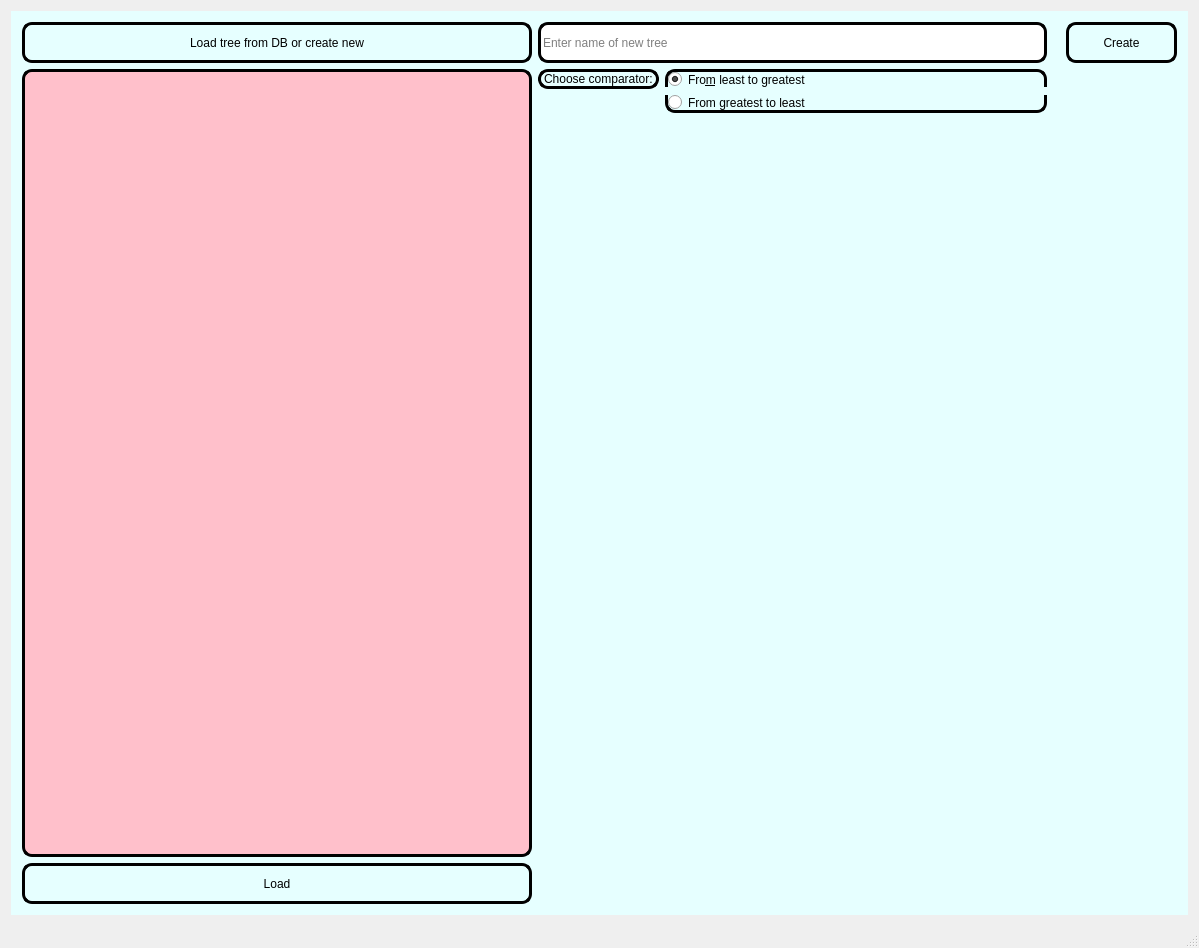
<?xml version="1.0" encoding="UTF-8"?>
<ui version="4.0">
 <class>MainWindow</class>
 <widget class="QMainWindow" name="MainWindow">
  <property name="geometry">
   <rect>
    <x>0</x>
    <y>0</y>
    <width>1199</width>
    <height>948</height>
   </rect>
  </property>
  <property name="windowTitle">
   <string>MainWindow</string>
  </property>
  <widget class="QWidget" name="centralWidget">
   <layout class="QGridLayout" name="gridLayout">
    <item row="0" column="0">
     <widget class="QStackedWidget" name="stackedWidget">
      <property name="styleSheet">
       <string notr="true">#stackedWidget{
background-color:#e6ffff;
}</string>
      </property>
      <property name="currentIndex">
       <number>1</number>
      </property>
      <widget class="QWidget" name="page">
       <layout class="QGridLayout" name="gridLayout_5">
        <item row="1" column="2">
         <widget class="QPushButton" name="RedPill">
          <property name="minimumSize">
           <size>
            <width>571</width>
            <height>271</height>
           </size>
          </property>
          <property name="styleSheet">
           <string notr="true">#RedPill{
background-color: transparent;
border-image: url(:pics/Red.png);
background: none;
border: none;
background-repeat: none;
border-radius:100px;
}

#RedPill:hover{
background-color:red;
}</string>
          </property>
          <property name="text">
           <string/>
          </property>
         </widget>
        </item>
        <item row="1" column="1">
         <spacer name="horizontalSpacer">
          <property name="orientation">
           <enum>Qt::Horizontal</enum>
          </property>
          <property name="sizeHint" stdset="0">
           <size>
            <width>16</width>
            <height>20</height>
           </size>
          </property>
         </spacer>
        </item>
        <item row="2" column="0">
         <widget class="QLabel" name="label_3">
          <property name="text">
           <string>You will use Splay tree</string>
          </property>
          <property name="alignment">
           <set>Qt::AlignHCenter|Qt::AlignTop</set>
          </property>
         </widget>
        </item>
        <item row="1" column="0">
         <widget class="QPushButton" name="BluePill">
          <property name="minimumSize">
           <size>
            <width>561</width>
            <height>271</height>
           </size>
          </property>
          <property name="maximumSize">
           <size>
            <width>561</width>
            <height>271</height>
           </size>
          </property>
          <property name="styleSheet">
           <string notr="true">#BluePill{
background-color: transparent;
border-image: url(:pics/Blue.png);
background: none;
border: none;
background-repeat: none;
border-radius:100%;
}

#BluePill:hover{
	background-color: blue;
}
</string>
          </property>
          <property name="text">
           <string/>
          </property>
         </widget>
        </item>
        <item row="0" column="0">
         <widget class="QLabel" name="label_4">
          <property name="layoutDirection">
           <enum>Qt::LeftToRight</enum>
          </property>
          <property name="text">
           <string>If you take the blue pill</string>
          </property>
          <property name="alignment">
           <set>Qt::AlignBottom|Qt::AlignHCenter</set>
          </property>
         </widget>
        </item>
        <item row="0" column="2">
         <widget class="QLabel" name="label_5">
          <property name="text">
           <string>If you take the red pill</string>
          </property>
          <property name="alignment">
           <set>Qt::AlignBottom|Qt::AlignHCenter</set>
          </property>
         </widget>
        </item>
        <item row="2" column="2">
         <widget class="QLabel" name="label_6">
          <property name="text">
           <string>You will use Red Black tree</string>
          </property>
          <property name="alignment">
           <set>Qt::AlignHCenter|Qt::AlignTop</set>
          </property>
         </widget>
        </item>
       </layout>
      </widget>
      <widget class="QWidget" name="page_2">
       <layout class="QGridLayout" name="gridLayout_6">
        <item row="0" column="3">
         <widget class="QLabel" name="label">
          <property name="text">
           <string/>
          </property>
         </widget>
        </item>
        <item row="6" column="0">
         <widget class="QPushButton" name="LoadButton">
          <property name="minimumSize">
           <size>
            <width>321</width>
            <height>41</height>
           </size>
          </property>
          <property name="styleSheet">
           <string notr="true">#LoadButton{
background-color:transparent;
border-style: solid;
border-width: 3px;
border-radius:10px;
border-color:black;
}

#LoadButton:hover{
background-color:silver;
}

#LoadButton:pressed{
background-color:white;
}</string>
          </property>
          <property name="text">
           <string>Load</string>
          </property>
         </widget>
        </item>
        <item row="0" column="4">
         <widget class="QPushButton" name="CreateNew">
          <property name="minimumSize">
           <size>
            <width>111</width>
            <height>41</height>
           </size>
          </property>
          <property name="styleSheet">
           <string notr="true">#CreateNew{
background-color:transparent;
border-style: solid;
border-width: 3px;
border-radius:10px;
border-color:black;
}

#CreateNew:hover{
background-color:silver;
}

#CreateNew:pressed{
background-color:white;
}
</string>
          </property>
          <property name="text">
           <string>Create</string>
          </property>
         </widget>
        </item>
        <item row="0" column="2">
         <widget class="QLineEdit" name="lineEdit">
          <property name="minimumSize">
           <size>
            <width>291</width>
            <height>41</height>
           </size>
          </property>
          <property name="styleSheet">
           <string notr="true">#lineEdit{
border-width:3px;
border-style:solid;
border-radius:10px;
}

#lineEdit:hover{
border-width:5px;
border-color:red;
}</string>
          </property>
          <property name="text">
           <string/>
          </property>
          <property name="placeholderText">
           <string>Enter name of new tree</string>
          </property>
         </widget>
        </item>
        <item row="1" column="2">
         <layout class="QFormLayout" name="formLayout_4">
          <item row="0" column="0">
           <widget class="QLabel" name="label_2">
            <property name="styleSheet">
             <string notr="true">#label_2{
border-style:solid;
border-width:3px;
border-radius:10px
}</string>
            </property>
            <property name="text">
             <string>Choose comparator:</string>
            </property>
           </widget>
          </item>
          <item row="0" column="1">
           <widget class="QRadioButton" name="Less">
            <property name="styleSheet">
             <string notr="true">#Less{
border-top-style: solid;
border-left-style:solid;
border-right-style:solid;
border-width:3px;
border-color:black;
border-top-right-radius: 10px;
border-top-left-radius:10px;
}
#Less:hover{
border-width:5px;
border-color:red;
}</string>
            </property>
            <property name="text">
             <string>Fro&amp;m least to greatest</string>
            </property>
            <property name="checked">
             <bool>true</bool>
            </property>
           </widget>
          </item>
          <item row="1" column="1">
           <widget class="QRadioButton" name="Greater">
            <property name="styleSheet">
             <string notr="true">#Greater{
border-bottom-style: solid;
border-left-style:solid;
border-right-style:solid;
border-width:3px;
border-color:black;
border-bottom-right-radius: 10px;
border-bottom-left-radius:10px;
}
#Greater:hover{
border-width:5px;
border-color:red;
}</string>
            </property>
            <property name="text">
             <string>From greatest to least</string>
            </property>
           </widget>
          </item>
         </layout>
        </item>
        <item row="1" column="0" rowspan="4">
         <widget class="QListView" name="DBlist">
          <property name="minimumSize">
           <size>
            <width>321</width>
            <height>451</height>
           </size>
          </property>
          <property name="styleSheet">
           <string notr="true">#DBlist{
background-color:pink;
border-style:solid;
border-top-right-radius:10px;
border-top-left-radius:10px;
border-bottom-right-radius:10px;
border-bottom-left-radius:10px;
border-width:3px;
}
</string>
          </property>
         </widget>
        </item>
        <item row="0" column="0">
         <widget class="QLabel" name="label_7">
          <property name="styleSheet">
           <string notr="true">#label_7{
border-style:solid;
border-color:black;
border-radius:10px;
border-width:3px;
}</string>
          </property>
          <property name="text">
           <string>Load tree from DB or create new</string>
          </property>
          <property name="alignment">
           <set>Qt::AlignCenter</set>
          </property>
         </widget>
        </item>
       </layout>
      </widget>
      <widget class="QWidget" name="page_3">
       <layout class="QGridLayout" name="gridLayout_4">
        <item row="0" column="0">
         <widget class="QPushButton" name="Undo">
          <property name="minimumSize">
           <size>
            <width>131</width>
            <height>61</height>
           </size>
          </property>
          <property name="styleSheet">
           <string notr="true">#Undo{
background-color:transparent;
border-style: solid;
border-width: 3px;
border-top-left-radius:10px;
border-top-right-radius:10px;
border-color:black;
}

#Undo:hover{
background-color:silver;
}

#Undo:pressed{
background-color:white;
}</string>
          </property>
          <property name="text">
           <string>&lt;&lt; Undo</string>
          </property>
         </widget>
        </item>
        <item row="0" column="1" rowspan="2" colspan="3">
         <widget class="QTextEdit" name="textEdit">
          <property name="minimumSize">
           <size>
            <width>521</width>
            <height>221</height>
           </size>
          </property>
          <property name="styleSheet">
           <string notr="true">#textEdit{
background: rgb(2,49,36);
color:white;
border-style:solid;
border-top-right-radius:10px;
border-top-left-radius:10px;
border-width:3px;
}
</string>
          </property>
         </widget>
        </item>
        <item row="0" column="4" rowspan="2">
         <widget class="QPushButton" name="SaveButton">
          <property name="minimumSize">
           <size>
            <width>141</width>
            <height>51</height>
           </size>
          </property>
          <property name="styleSheet">
           <string notr="true">#SaveButton{
background-color:transparent;
border-style: solid;
border-width: 3px;
border-top-left-radius:10px;
border-top-right-radius:10px;
border-bottom-left-radius:10px;
border-bottom-right-radius:10px;
border-color:black;
}

#SaveButton:hover{
background-color:silver;
}

#SaveButton:pressed{
background-color:white;
}</string>
          </property>
          <property name="text">
           <string>Save tree to db</string>
          </property>
         </widget>
        </item>
        <item row="1" column="0">
         <widget class="QPushButton" name="Redo">
          <property name="minimumSize">
           <size>
            <width>131</width>
            <height>61</height>
           </size>
          </property>
          <property name="styleSheet">
           <string notr="true">#Redo{
background-color:transparent;
border-style: solid;
border-width: 3px;
border-bottom-left-radius:10px;
border-bottom-right-radius:10px;
border-color:black;
}

#Redo:hover{
background-color:silver;
}

#Redo:pressed{
background-color:white;
}</string>
          </property>
          <property name="text">
           <string>Redo &gt;&gt;</string>
          </property>
         </widget>
        </item>
        <item row="2" column="1">
         <widget class="QPushButton" name="InsertButton">
          <property name="minimumSize">
           <size>
            <width>191</width>
            <height>41</height>
           </size>
          </property>
          <property name="styleSheet">
           <string notr="true">#InsertButton{
background-color:transparent;
border-style: solid;
border-width: 3px;
border-bottom-left-radius:10px;
border-color:black;
}

#InsertButton:hover{
background-color:silver;
}

#InsertButton:pressed{
background-color:white;
}</string>
          </property>
          <property name="text">
           <string>Insert</string>
          </property>
         </widget>
        </item>
        <item row="2" column="2">
         <widget class="QPushButton" name="Search">
          <property name="minimumSize">
           <size>
            <width>141</width>
            <height>41</height>
           </size>
          </property>
          <property name="styleSheet">
           <string notr="true">#Search{
background-color:transparent;
border-style: solid;
border-width: 3px;
border-color:black;
}

#Search:hover{
background-color:silver;
}

#Search:pressed{
background-color:white;
}</string>
          </property>
          <property name="text">
           <string>Search</string>
          </property>
         </widget>
        </item>
        <item row="2" column="3">
         <widget class="QPushButton" name="DeleteButton">
          <property name="minimumSize">
           <size>
            <width>191</width>
            <height>41</height>
           </size>
          </property>
          <property name="styleSheet">
           <string notr="true">#DeleteButton{
background-color:transparent;
border-style: solid;
border-width: 3px;
border-bottom-right-radius:10px;
border-color:black;
}

#DeleteButton:hover{
background-color:silver;
}

#DeleteButton:pressed{
background-color:white;
}</string>
          </property>
          <property name="text">
           <string>Delete</string>
          </property>
         </widget>
        </item>
        <item row="3" column="1" colspan="3">
         <widget class="QPushButton" name="pushButton">
          <property name="minimumSize">
           <size>
            <width>521</width>
            <height>41</height>
           </size>
          </property>
          <property name="styleSheet">
           <string notr="true">#pushButton{
background-color:transparent;
border-style: solid;
border-width: 3px;
border-top-left-radius:10px;
border-top-right-radius:10px;
border-bottom-left-radius:10px;
border-bottom-right-radius:10px;
border-color:black;
}

#pushButton:hover{
background-color:silver;
}

#pushButton:pressed{
background-color:white;
}</string>
          </property>
          <property name="text">
           <string>Print tree</string>
          </property>
         </widget>
        </item>
        <item row="4" column="0" colspan="5">
         <widget class="QTextBrowser" name="TreeOutput">
          <property name="minimumSize">
           <size>
            <width>941</width>
            <height>281</height>
           </size>
          </property>
          <property name="styleSheet">
           <string notr="true">#TreeOutput{
background-color:silver;
border-style: solid;
border-width: 3px;
border-top-left-radius:10px;
border-top-right-radius:10px;
border-bottom-left-radius:10px;
border-bottom-right-radius:10px;
border-color:black;
}

</string>
          </property>
         </widget>
        </item>
       </layout>
       <zorder>textEdit</zorder>
       <zorder>InsertButton</zorder>
       <zorder>DeleteButton</zorder>
       <zorder>Undo</zorder>
       <zorder>Redo</zorder>
       <zorder>Search</zorder>
       <zorder>TreeOutput</zorder>
       <zorder>pushButton</zorder>
       <zorder>SaveButton</zorder>
      </widget>
     </widget>
    </item>
   </layout>
  </widget>
  <widget class="QMenuBar" name="menuBar">
   <property name="geometry">
    <rect>
     <x>0</x>
     <y>0</y>
     <width>1199</width>
     <height>23</height>
    </rect>
   </property>
  </widget>
  <widget class="QStatusBar" name="statusBar"/>
 </widget>
 <layoutdefault spacing="6" margin="11"/>
 <resources/>
 <connections/>
</ui>
